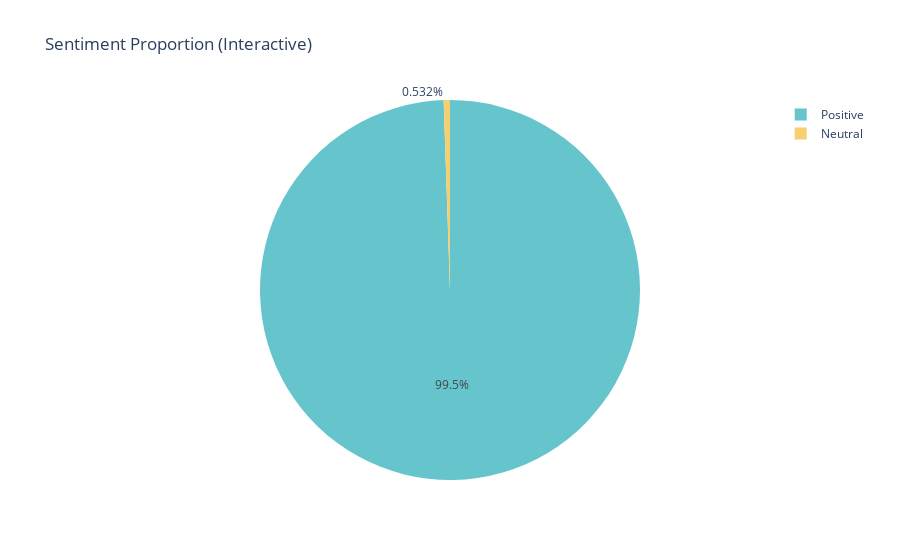

The code cell stored with this chart in its notebook:
### Code cell
# Sentiment Pie Chart
if 'Sentiment' in df.columns:
    fig = px.pie(df, names='Sentiment', title='Sentiment Proportion (Interactive)',
                 color_discrete_sequence=px.colors.qualitative.Pastel)
    fig.show()

### Figure 1 — Plotly figure (JSON) as saved in the notebook; plotly's stock layout.template omitted (floating-point values rounded to 4 significant figures; data arrays with more than 128 entries replaced by an {"elided": "..."} marker saying what was removed)
{"data": [{"domain": {"x": [0, 1], "y": [0, 1]}, "hovertemplate": "Sentiment=%{label}<extra></extra>", "labels": {"elided": "188 str values"}, "legendgroup": "", "name": "", "showlegend": true, "type": "pie"}], "layout": {"legend": {"tracegroupgap": 0}, "piecolorway": ["rgb(102, 197, 204)", "rgb(246, 207, 113)", "rgb(248, 156, 116)", "rgb(220, 176, 242)", "rgb(135, 197, 95)", "rgb(158, 185, 243)", "rgb(254, 136, 177)", "rgb(201, 219, 116)", "rgb(139, 224, 164)", "rgb(180, 151, 231)", "rgb(179, 179, 179)"], "title": {"text": "Sentiment Proportion (Interactive)"}}}
